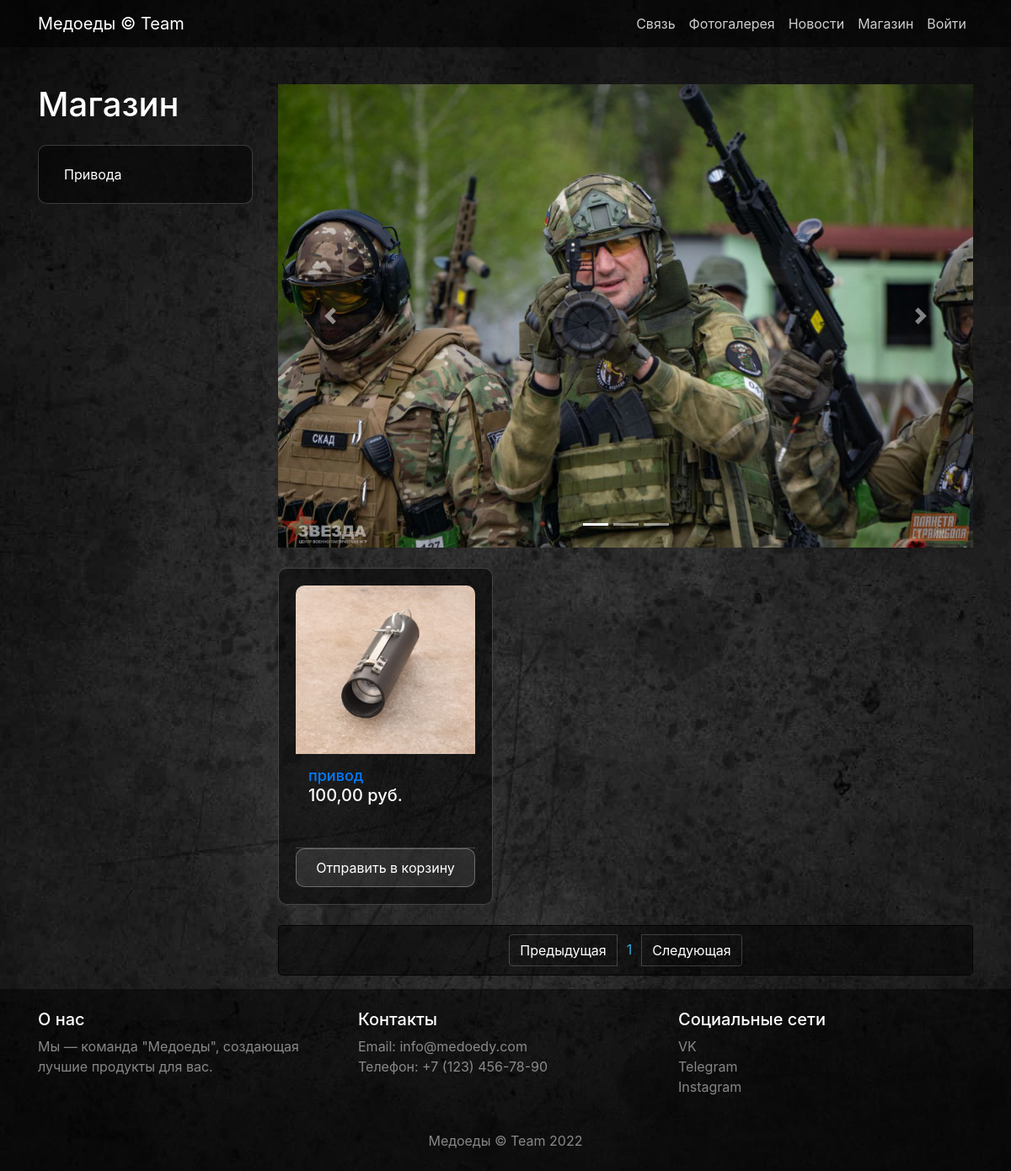
The page /store/ on the database as committed earlier.
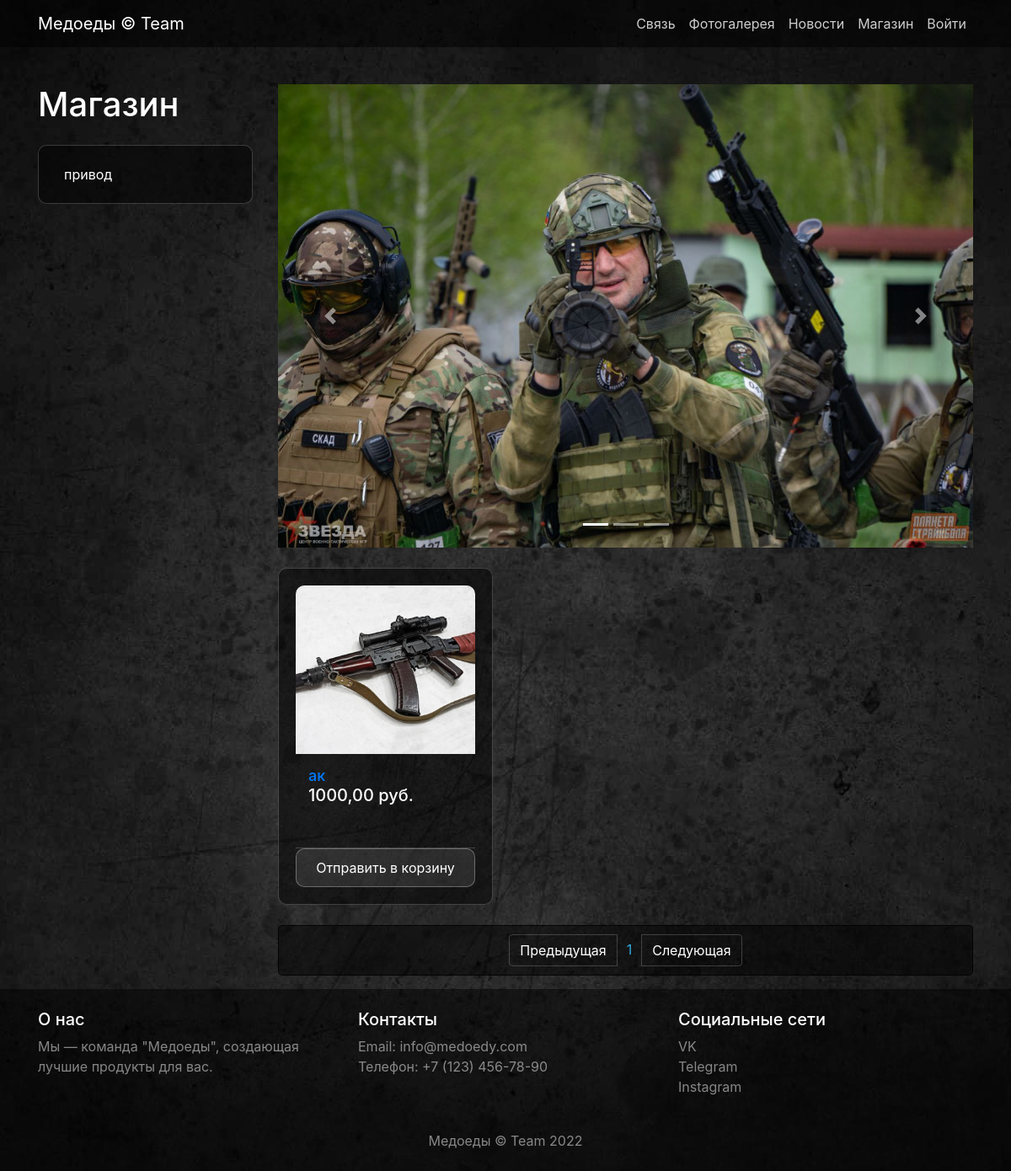
The same page on the database as committed later.
### store/models.py (models this page shows, shortened)
class ProductCategory(models.Model):
    name = models.CharField(max_length=50, unique=True)
    description = models.TextField(null=True, blank=True)

class Product(models.Model):
    name = models.CharField(max_length=120)
    description = models.TextField()
    price = models.DecimalField(max_digits=10, decimal_places=2)
    quantity = models.PositiveIntegerField(default=0)
    image = models.ImageField(upload_to='products_images', blank=True)  # Основное изображение
    category = models.ForeignKey(to=ProductCategory, on_delete=models.PROTECT)

### store/views.py (the view)
# urls.py: path('store/', include('store.urls', namespace='store')),
def store(request, category_id=None, page_number=1):
    per_page = 6
    products = Product.objects.filter(category_id=category_id) if category_id else Product.objects.all()
    paginator = Paginator(products, per_page)
    products_paginator = paginator.page(page_number)
    context = {
        'title': 'Каталог',
        'categories': ProductCategory.objects.all(),
        'products': products_paginator
    }
    return render(request, 'store/products.html', context)

### store/templates/store/products.html (shortened to what this page needs)
{% extends 'store/base.html' %}
{% load static %}
    {%  block css %}
    <link href="{% static '/css/products.css' %}" rel="stylesheet">
    {% endblock %}
    {% block content %}
    <div class="container">
        <div class="row">
            <div class="col-lg-3">
                <h1 class="my-4 text-white">Магазин</h1>
                <div class="list-group">
                    {% for category in categories %}
                    <a href="{% url 'store:category' category.id %}" class="list-group-item">{{category.name}}</a>
                    {% endfor %}
                </div>
            </div>
            <div class="col-lg-9">
                <div id="carouselExampleIndicators" class="carousel slide my-4" data-ride="carousel">
                    <ol class="carousel-indicators">
                        <li data-target="#carouselExampleIndicators" data-slide-to="0" class="active"></li>
                        <li data-target="#carouselExampleIndicators" data-slide-to="1"></li>
                        <li data-target="#carouselExampleIndicators" data-slide-to="2"></li>
                    </ol>
                    <div class="carousel-inner" role="listbox">
                        <div class="carousel-item active">
                            <img class="d-block img-fluid" src="{% static 'img/slides/slide-1.jpg' %}" alt="First slide">
                        </div>
                    </div>
                    <a class="carousel-control-prev" href="#carouselExampleIndicators" role="button" data-slide="prev">
                        <span class="carousel-control-prev-icon" aria-hidden="true"></span>
                    </a>
                    <a class="carousel-control-next" href="#carouselExampleIndicators" role="button" data-slide="next">
                        <span class="carousel-control-next-icon" aria-hidden="true"></span>
                    </a>
                </div>
                <div class="row">
                    {% for product in products %}
                        <div class="col-lg-4 col-md-6 mb-4">
						    <div class="album-card">
						        <a href="{% url 'store:product_detail' product.id %}">
						            <img class="card-img-top" src="{{ product.image.url }}" alt="{{ product.name }}">
						        </a>
						        <div class="card-body">
						            <h4 class="card-title">
						                <a href="{% url 'store:product_detail' product.id %}">{{ product.name }}</a>
						            </h4>
						            <h5>{{ product.price }} руб.</h5>
						        </div>
						        <div class="card-footer">
						            <a class="btn btn-add-to-cart" href="{% url 'store:basket_add' product.id %}">
						                Отправить в корзину
						            </a>
						        </div>
						    </div>
						</div>
                    {% endfor %}
                </div>
                <nav aria-label="Page navigation example">
                    <ul class="pagination justify-content-center" style="background-color: rgba(0, 0, 0, 0.5); padding: 10px; border-radius: 5px;">
                        <li class="page-item {% if not products.has_previous %} disabled {% endif %}">
                            <a class="page-link text-white" style="background-color: transparent; border: 1px solid rgba(255, 255, 255, 0.2);"
                               href="{% if products.has_previous %} {% url 'store:paginator' products.previous_page_number %} {% else %} # {% endif %}"
                               tabindex="-1" aria-disabled="true">Предыдущая</a>
                        </li>
                        {% for page in products.paginator.page_range %}
                        <li class="page-item">
                            <a class="page-link"
                               href="{% url 'store:paginator' page %}">
                                {{page}}
                            </a>
                        </li>
                        {% endfor %}
                        <li class="page-item {% if not products.has_next %} disabled {% endif %}">
                            <a class="page-link text-white" style="background-color: transparent; border: 1px solid rgba(255, 255, 255, 0.2);"
                               href="{% if products.has_next %} {% url 'store:paginator' products.next_page_number %} {% else %} # {% endif %}">
                                Следующая
                            </a>
                        </li>
                    </ul>
                </nav>
            </div>
        </div>
    </div>
    {% endblock %}
{% block footer %}
<footer class="py-4" style="background-color: rgba(0, 0, 0, 0.5);">
    <div class="container">
        <div class="row">
            <div class="col-lg-4 col-md-6 mb-4">
                <h5 class="text-white">О нас</h5>
                <p class="text-white-50">Мы — команда "Медоеды", создающая лучшие продукты для вас.</p>
            </div>
            <div class="col-lg-4 col-md-6 mb-4">
                <h5 class="text-white">Контакты</h5>
                <ul class="list-unstyled">
                    <li><a href="#" class="text-white-50">Email: info@medoedy.com</a></li>
                    <li><a href="#" class="text-white-50">Телефон: +7 (123) 456-78-90</a></li>
                </ul>
            </div>
            <div class="col-lg-4 col-md-6 mb-4">
                <h5 class="text-white">Социальные сети</h5>
                <ul class="list-unstyled">
                    <li><a href="#" class="text-white-50">VK</a></li>
                    <li><a href="#" class="text-white-50">Telegram</a></li>
                    <li><a href="#" class="text-white-50">Instagram</a></li>
                </ul>
            </div>
        </div>
        <div class="text-center">
            <p class="m-0 text-white-50">Медоеды &copy; Team 2022</p>
        </div>
    </div>
</footer>
{% endblock %}

### store/templates/store/base.html (shortened to what this page needs)
{% load static %}
<!DOCTYPE html>
<html lang="en">
<head>
    <link href="{% static 'bootstrap/css/bootstrap.min.css' %}" rel="stylesheet">
    {% block css %} {% endblock %}
</head>
<body>
<nav class="navbar navbar-expand-lg navbar-dark bg-dark fixed-top">
    <div class="container d-flex align-items-center">
        <a class="navbar-brand" href="{% url 'index' %}">Медоеды &copy; Team</a>
        <div class="collapse navbar-collapse" id="navbarResponsive">
            <ul class="navbar-nav ml-auto d-flex align-items-center">
                <li class="nav-item">
                    <a class="nav-link" href="{% url 'contact' %}">Связь </a>
                </li>
                <li class="nav-item">
                    <a class="nav-link" href="{% url 'gallery' %}">Фотогалерея </a>
                </li>
                <li class="nav-item">
                    <a class="nav-link" href="{% url 'news:events' %}">Новости </a>
                </li>
                <li class="nav-item">
                    <a class="nav-link" href="{% url 'store:index' %}">Магазин </a>
                </li>
                {% if user.is_authenticated %}
                    <li class="nav-item dropdown">
                        <a class="nav-link dropdown-toggle" href="#" id="navbarDropdown" role="button"
                           data-bs-toggle="dropdown" aria-expanded="false">{{user.username}}
                            <i class="fas fa-user-circle"></i>
                        </a>
                        <ul class="dropdown-menu" aria-labelledby="navbarDropdown">
                            <li>
                                <a class="dropdown-item" href="{% url 'users:profile' %}">Профиль</a>
                            </li>
                            <li><a class="dropdown-item" href="{% url 'store:basket' %}">Корзина</a></li>
                            {% if user.is_superuser or user.is_staff %}
                                <li>
                                    <a class="dropdown-item" href="{% url 'admin:index' %}">
                                        Админ-панель
                                    </a>
                                </li>
                            {% endif %}
                            <li>
                                <hr class="dropdown-divider">
                            </li>
                            <li>
                                <a class="dropdown-item" href="{% url 'users:logout' %}">
                                    Выйти
                                </a>
                            </li>
                        </ul>
                    </li>
                {% else %}
                    <li class="nav-item">
                        <a class="nav-link" href="{% url 'users:login' %}">Войти </a>
                    </li>
                {% endif %}
            </ul>
        </div>
    </div>
</nav>
{% block content %} {% endblock %}
{% block footer %} {% endblock %}
</body>
</html>

### static/css/products.css (style rules this page uses)
body { padding-top: 76px; background: url("../img/walper.jpg") no-repeat center top fixed; }
.list-group { background-color: #00000080; border: 1px solid rgba(255, 255, 255, 0.2); border-radius: 10px; padding: 10px; text-decoration: none; }
.card-footer { padding: 0; border-top: 1px solid rgba(255, 255, 255, 0.2); background-color: transparent; margin-top: auto; }
.card-body { padding: 15px; flex-grow: 1; }
.card-title { font-size: 18px; margin-bottom: 10px; }
.card-footer { padding: 0; border-top: 1px solid rgba(255, 255, 255, 0.2); background-color: transparent; }
.album-card { background-color: #00000080; border: 1px solid rgba(255, 255, 255, 0.2); border-radius: 10px; color: white; transition: background-color 0.3s ease, transform 0.3s ease; display: flex; flex-direction: column; height: 400px; overflow: hidden; }
.album-card img { width: 100%; height: 200px; object-fit: cover; border-radius: 10px 10px 0 0; }
.list-group-item { background-color: transparent; border: none; color: white; transition: background-color 0.3s ease; text-decoration: none; }
.pagination { background-color: #00000080; border: 1px solid rgba(0, 0, 0, 0.777); border-radius: 10px; padding: 10px; }
.page-item .page-link { background-color: transparent; border: none; color: rgb(52, 174, 227); transition: background-color 0.3s ease; }
.page-item.disabled .page-link { color: rgba(0, 0, 0, 0.915); }
.album-card { background-color: #00000080; border: 1px solid rgba(255, 255, 255, 0.2); border-radius: 10px; padding: 20px; color: white; transition: background-color 0.3s ease, transform 0.3s ease; text-decoration: none; }
.btn-add-to-cart { width: 100%; padding: 10px; background-color: rgba(40, 167, 69, 0.8); color: white; border: none; border-radius: 10px 10px 10px 10px; text-align: center; font-size: 16px; transition: background-color 0.3s ease, transform 0.3s ease, box-shadow 0.3s ease; text-decoration: none; }
.album-card h4, .album-card p { color: white; margin: 0; text-decoration: none; }
.album-card .btn { background-color: rgba(255, 255, 255, 0.1); border: 1px solid rgba(255, 255, 255, 0.3); color: white; transition: background-color 0.3s ease; text-decoration: none; }

### store/templates/store/base.html (style rules this page uses)
.navbar { background-color: rgba(0, 0, 0, 0.5) !important; }
.navbar-dark .navbar-nav .nav-link { color: rgba(255, 255, 255, 0.8); }

Rows that differ between the two databases and show on the page:
removed Product: image (picture), name "привод", price "100,00"
changed ProductCategory: name "Привода" → "привод"
added Product: image (picture), name "ак", price "1000,00"
